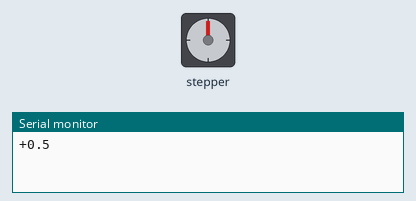
Simulated run of this sketch. Board: Arduino Uno, built with avr-gcc and run on an emulated ATmega328P. On the bench: stepper motor, the last lines printed to the serial monitor. Stepper angles assume 2048 steps per turn.

Above: at 0.15 s.
At 9.77 s:
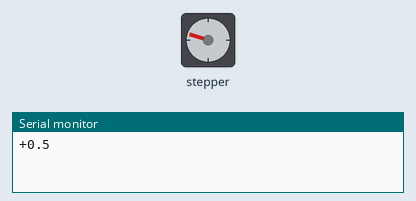
At 19.71 s:
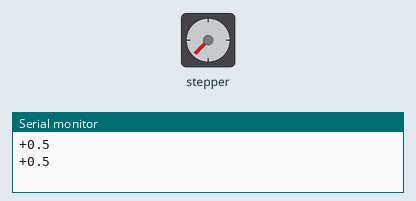
At 39.59 s:
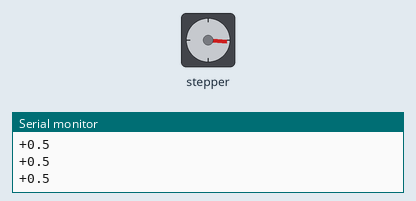
Timing chart, 0 to 40.0 s (numbered marks = the images above):
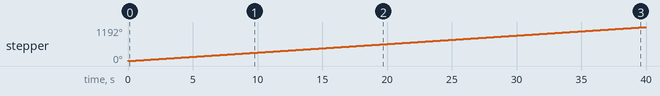

The sketch:

step.ino
```cpp
#include <Stepper.h>
#define STEPS 2048


Stepper stepper(STEPS, 8, 10, 9, 11);

void setup()
{
stepper.setSpeed(5);     // 將馬達的速度設定成150RPM 最大  150~160
}

void loop()
{
Serial.begin(9600);
Serial.println("+0.5"); //透過序列視窗看到馬達現在轉角
stepper.step(2048);//正半圈
delay(1);
/*stepper.step(-1024);//反半圈
delay(1000);
Serial.println("-0.5"); //透過序列視窗看到馬達現在轉角
stepper.step(2048);//正1圈
delay(1000);
stepper.step(-2048);//反1圈
delay(1000);
stepper.step(3072);//正1圈半
delay(1000);
stepper.step(-3072);//反1圈半
delay(1000);
stepper.step(4096);//正2圈
delay(1000);
stepper.step(-4096);//反2圈
delay(1000);*/
}
```

Measured:
- by itself, stepper: keeps turning clockwise at about 30°/s
